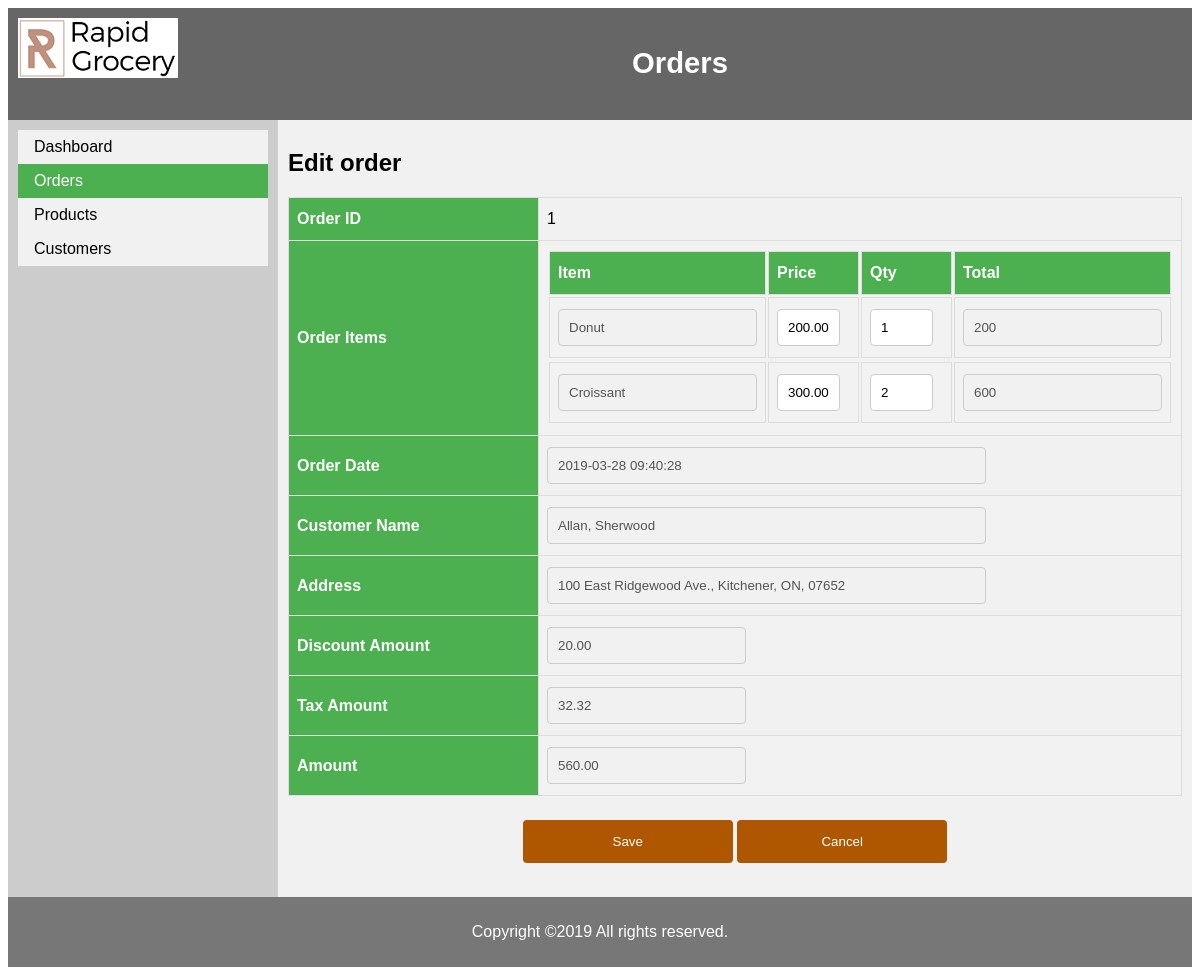
/admin/order_edit.php?order_id=1, run on the app's committed database.
### tables this page shows
CREATE TABLE order_items (
  item_id            INT            PRIMARY KEY  AUTO_INCREMENT,
  order_id           INT            NOT NULL,
  product_id         INT            NOT NULL,
  item_price         DECIMAL(10,2)  NOT NULL,
  discount_amount    DECIMAL(10,2)  NOT NULL,
  quantity           INT            NOT NULL,
  CONSTRAINT items_fk_orders
    FOREIGN KEY (order_id)
    REFERENCES orders (order_id), 
  CONSTRAINT items_fk_products
    FOREIGN KEY (product_id)
    REFERENCES products (product_id)
);

CREATE TABLE products (
  product_id         INT            PRIMARY KEY   AUTO_INCREMENT,
  category_id        INT            NOT NULL,
  product_code       VARCHAR(10)    NOT NULL      UNIQUE,
  product_name       VARCHAR(255)   NOT NULL,
  description        TEXT           NOT NULL,
  list_price         DECIMAL(10,2)  NOT NULL,
  discount_percent   DECIMAL(10,2)  NOT NULL      DEFAULT 0.00,
  date_added         DATETIME                     DEFAULT NULL,
  product_img		 VARCHAR(10),
  CONSTRAINT products_fk_categories
    FOREIGN KEY (category_id)
    REFERENCES categories (category_id)
);

CREATE TABLE orders (
  order_id           INT            PRIMARY KEY  AUTO_INCREMENT,
  customer_id        INT            NOT NULL,
  order_date         DATETIME       NOT NULL,
  ship_amount        DECIMAL(10,2)  NOT NULL,  
  ship_date          DATETIME                    DEFAULT NULL,
  ship_address_id    INT            NOT NULL,  
  billing_address_id  INT           NOT NULL,  
  last_updated         DATETIME             DEFAULT NULL,
  
  CONSTRAINT orders_fk_customers
    FOREIGN KEY (customer_id)
    REFERENCES customers (customer_id)
);

### admin/order_edit.php (the view, shortened to what this page needs)
<?php
include "config.php";
   $order_id = $_GET["order_id"];
   $sql_query = "select o.order_id, o.order_date,
                 	   CONCAT(c.first_name, ', ', c.last_name) AS 'name',
                 	   CONCAT(a.line1, a.line2, ', ' , a.city, ', ' , a.state, ', ' , a.zip_code) AS 'address',
                 		((oi.item_price - oi.discount_amount) * oi.quantity) AS 'item_total',
                         oi.item_id, oi.item_price, oi.discount_amount, oi.quantity, oi.product_id,
                         p.payment_date, p.tax_amount, pr.product_name
                 from payment p
                        right JOIN orders o ON p.order_id = o.order_id
                        right join order_items oi ON o.order_id = oi.order_id
                        right join products pr ON oi.product_id = pr.product_id
                        right JOIN customers c ON o.customer_id = c.customer_id
                        left JOIN addresses a ON c.customer_id = a.customer_id
                 WHERE o.order_id=$order_id
                 GROUP BY oi.item_id;" ;
   $result = $con->query($sql_query);
?>
<!DOCTYPE html>
<html lang="en">
<head>
    <link rel="stylesheet" href="css/style.css">
</head>
<body>
<header>
    <img src="../img/logo.png" alt="logo"  style="float:left"/>
    <h3>Orders</h3>
</header>
<section>
    <article>
        <h2>Edit order</h2>
        <form action="order_update.php" method="post" name="form_update">
        <table id="customers">
            <tr>
                <th width="250">Order ID</th>
                <td><?php echo $order_id ?></td>
            </tr>
            <tr>
                <th>Order Items</th>
                <td>
                    <table id="subtable">
                        <tr>
                            <th width="120">Item</th>
                            <th width="100">Price</th>
                            <th width="100">Qty</th>
                            <th width="100">Total</th>
                        </tr>
                        <?php
                           if ($result->num_rows > 0) {
                             while($rows = $result->fetch_assoc()) {
                                   $order_date = $rows["order_date"];
                                   $item_total = $rows["item_total"];
                                   $name = $rows["name"];
                                   $address = $rows["address"];
                                   $tax_amount = $rows["tax_amount"];
                                   $discount_amount = $rows["discount_amount"];
                                    echo "<tr>";
                                    echo "<td><input type='text' id='product_name' disabled name='product_name[]' value='" . $rows["product_name"]. "'></td>";
                                    echo "<td><input type='text' id='item_price' name='item_price[]' size='3' value='" . $rows["item_price"]. "'></td>";
                                    echo "<td><input type='text' id='quantity' name='quantity[]' size='3' value='" . $rows["quantity"]. "'></td>";
                                    echo "<td><input type='text' id='total' disabled name='total[]' value='" . $rows["item_price"] * $rows["quantity"]. "'></td>";
                                    echo "<tr>";
                                }
                            } else {
                               echo "0 results";
                            }
                        ?>
                    </table>
                </td>
            </tr>
            <tr>
                <th>Order Date</th>
                <td><input type="text" disabled value="<?php echo $order_date ?>" size="50"></td>
            </tr>
            <tr>
                <th>Customer Name</th>
                <td><input type="text" disabled value="<?php echo $name ?>" size="50"></td>
            </tr>
            <tr>
                <th>Address</th>
                <td><input type="text" disabled value="<?php echo $address ?>" size="50"></td>
            </tr>
            <tr>
                <th>Discount Amount</th>
                <td><input type="text" disabled value="<?php echo $discount_amount ?>"></td>
            </tr>
            <tr>
                <th>Tax Amount</th>
                <td><input type="text" disabled value="<?php echo $tax_amount ?>"></td>
            </tr>
            <tr>
                <th>Amount</th>
                <td><input type="text" disabled value="<?php echo $item_total ?>"></td>
            </tr>
        </table>
        <p align="center"><input type="submit" value="Save" name="save"> <input type="submit" value="Cancel" name="cancel"></p>
        </form>
    </article>
</section>
<?php
    include "footer.php";
?>
</body>
</html>

### admin/css/style.css (style rules this page uses)
* { box-sizing: border-box; }
body { font-family: Arial, Helvetica, sans-serif; }
header { background-color: #666; padding: 10px; text-align: center; font-size: 25px; color: white; }
section { display: -webkit-flex; display: flex; }
article { -webkit-flex: 3; -ms-flex: 3; flex: 3; background-color: #f1f1f1; padding: 10px; }
nav { background: #ccc; padding: 10px; }
nav ul { list-style-type: none; margin: 0; padding: 0; width: 250px; background-color: #f1f1f1; }
nav li a { display: block; color: #000; padding: 8px 16px; text-decoration: none; }
nav li a.active { background-color: #4CAF50; color: white; }
#customers { font-family: "Trebuchet MS", Arial, Helvetica, sans-serif; border-collapse: collapse; width: 100%; }
#customers td, #customers th { border: 1px solid #ddd; padding: 8px; }
#customers tr:nth-child(even) { background-color: #f2f2f2; }
#customers th { padding-top: 12px; padding-bottom: 12px; text-align: left; background-color: #4CAF50; color: white; }
input[type=text], select { padding: 10px 10px; margin: 3px 0; display: inline-block; border: 1px solid #ccc; border-radius: 4px; box-sizing: border-box; }
input[type=submit] { width: 210px; background-color: #af5600; color: white; padding: 14px 20px; margin: 8px 0; border: none; border-radius: 4px; cursor: pointer; }

### data on the page
order_items: product.product_name "Donut", item_price "200.00", quantity "1", item_price+quantity "200"
order_items: product.product_name "Croissant", item_price "300.00", quantity "2", item_price+quantity "600", discount_amount "20.00"
orders: order_date "2019-03-28 09:40:28"

### other printed values
$order_id "1"
